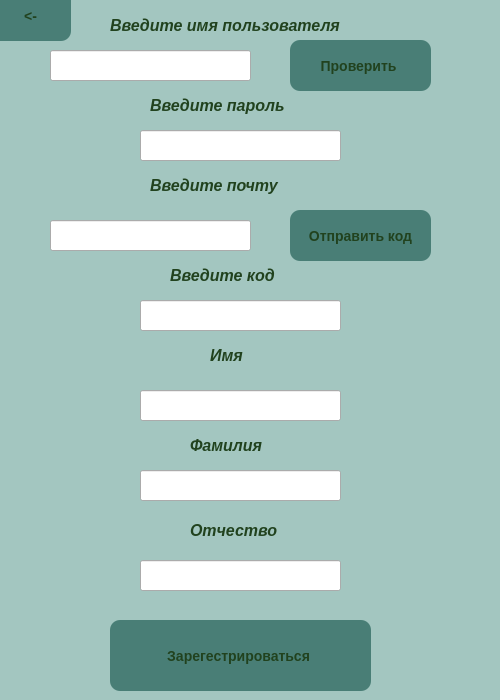
<?xml version="1.0" encoding="UTF-8"?>
<ui version="4.0">
 <class>Form</class>
 <widget class="QWidget" name="Form">
  <property name="geometry">
   <rect>
    <x>0</x>
    <y>0</y>
    <width>500</width>
    <height>700</height>
   </rect>
  </property>
  <property name="minimumSize">
   <size>
    <width>500</width>
    <height>700</height>
   </size>
  </property>
  <property name="maximumSize">
   <size>
    <width>500</width>
    <height>700</height>
   </size>
  </property>
  <property name="font">
   <font>
    <pointsize>12</pointsize>
   </font>
  </property>
  <property name="cursor">
   <cursorShape>PointingHandCursor</cursorShape>
  </property>
  <property name="windowTitle">
   <string>Form</string>
  </property>
  <widget class="QLabel" name="label">
   <property name="geometry">
    <rect>
     <x>110</x>
     <y>10</y>
     <width>351</width>
     <height>31</height>
    </rect>
   </property>
   <property name="font">
    <font>
     <pointsize>12</pointsize>
    </font>
   </property>
   <property name="styleSheet">
    <string notr="true">
color:#21421e;
</string>
   </property>
   <property name="text">
    <string>&lt;html&gt;&lt;head/&gt;&lt;body&gt;&lt;p&gt;&lt;span style=&quot; font-weight:600; font-style:italic;&quot;&gt;Введите имя пользователя&lt;/span&gt;&lt;/p&gt;&lt;/body&gt;&lt;/html&gt;</string>
   </property>
  </widget>
  <widget class="QLineEdit" name="code">
   <property name="geometry">
    <rect>
     <x>140</x>
     <y>300</y>
     <width>201</width>
     <height>31</height>
    </rect>
   </property>
   <property name="text">
    <string/>
   </property>
  </widget>
  <widget class="QPushButton" name="check_nick">
   <property name="geometry">
    <rect>
     <x>290</x>
     <y>40</y>
     <width>141</width>
     <height>51</height>
    </rect>
   </property>
   <property name="font">
    <font>
     <pointsize>-1</pointsize>
     <weight>75</weight>
     <italic>false</italic>
     <bold>true</bold>
    </font>
   </property>
   <property name="cursor">
    <cursorShape>PointingHandCursor</cursorShape>
   </property>
   <property name="styleSheet">
    <string notr="true">background-color:#497e76;
color:#21421e;
border-stule:outset;
border-width:2px;
border-radius:10px;
border-color:white;
font:bold 14px;
padding:10px;
min-width:10px;
</string>
   </property>
   <property name="text">
    <string>Проверить </string>
   </property>
  </widget>
  <widget class="QLabel" name="label_2">
   <property name="geometry">
    <rect>
     <x>150</x>
     <y>90</y>
     <width>201</width>
     <height>31</height>
    </rect>
   </property>
   <property name="styleSheet">
    <string notr="true">
color:#21421e;
</string>
   </property>
   <property name="text">
    <string>&lt;html&gt;&lt;head/&gt;&lt;body&gt;&lt;p&gt;&lt;span style=&quot; font-weight:600; font-style:italic;&quot;&gt;Введите пароль&lt;/span&gt;&lt;/p&gt;&lt;/body&gt;&lt;/html&gt;</string>
   </property>
  </widget>
  <widget class="QLineEdit" name="mail">
   <property name="geometry">
    <rect>
     <x>50</x>
     <y>220</y>
     <width>201</width>
     <height>31</height>
    </rect>
   </property>
  </widget>
  <widget class="QLabel" name="label_3">
   <property name="geometry">
    <rect>
     <x>150</x>
     <y>170</y>
     <width>241</width>
     <height>31</height>
    </rect>
   </property>
   <property name="styleSheet">
    <string notr="true">
color:#21421e;
</string>
   </property>
   <property name="text">
    <string>&lt;html&gt;&lt;head/&gt;&lt;body&gt;&lt;p&gt;&lt;span style=&quot; font-size:12pt; font-weight:600; font-style:italic;&quot;&gt;Введите почту&lt;/span&gt;&lt;/p&gt;&lt;/body&gt;&lt;/html&gt;</string>
   </property>
  </widget>
  <widget class="QLineEdit" name="passw">
   <property name="geometry">
    <rect>
     <x>140</x>
     <y>130</y>
     <width>201</width>
     <height>31</height>
    </rect>
   </property>
  </widget>
  <widget class="QPushButton" name="send_code">
   <property name="geometry">
    <rect>
     <x>290</x>
     <y>210</y>
     <width>141</width>
     <height>51</height>
    </rect>
   </property>
   <property name="styleSheet">
    <string notr="true">background-color:#497e76;
color:#21421e;
border-stule:outset;
border-width:2px;
border-radius:10px;
border-color:white;
font:bold 14px;
padding:10px;
min-width:10px;
</string>
   </property>
   <property name="text">
    <string>Отправить код</string>
   </property>
  </widget>
  <widget class="QLineEdit" name="nick">
   <property name="geometry">
    <rect>
     <x>50</x>
     <y>50</y>
     <width>201</width>
     <height>31</height>
    </rect>
   </property>
  </widget>
  <widget class="QLabel" name="label_4">
   <property name="geometry">
    <rect>
     <x>170</x>
     <y>260</y>
     <width>171</width>
     <height>31</height>
    </rect>
   </property>
   <property name="styleSheet">
    <string notr="true">
color:#21421e;
</string>
   </property>
   <property name="text">
    <string>&lt;html&gt;&lt;head/&gt;&lt;body&gt;&lt;p&gt;&lt;span style=&quot; font-size:12pt; font-weight:600; font-style:italic;&quot;&gt;Введите код&lt;/span&gt;&lt;/p&gt;&lt;/body&gt;&lt;/html&gt;</string>
   </property>
  </widget>
  <widget class="QLabel" name="label_5">
   <property name="geometry">
    <rect>
     <x>210</x>
     <y>340</y>
     <width>111</width>
     <height>31</height>
    </rect>
   </property>
   <property name="styleSheet">
    <string notr="true">
color:#21421e;
</string>
   </property>
   <property name="text">
    <string>&lt;html&gt;&lt;head/&gt;&lt;body&gt;&lt;p&gt;&lt;span style=&quot; font-size:12pt; font-weight:600; font-style:italic;&quot;&gt;Имя &lt;/span&gt;&lt;/p&gt;&lt;/body&gt;&lt;/html&gt;</string>
   </property>
  </widget>
  <widget class="QLabel" name="label_6">
   <property name="geometry">
    <rect>
     <x>190</x>
     <y>430</y>
     <width>151</width>
     <height>31</height>
    </rect>
   </property>
   <property name="styleSheet">
    <string notr="true">
color:#21421e;
</string>
   </property>
   <property name="text">
    <string>&lt;html&gt;&lt;head/&gt;&lt;body&gt;&lt;p&gt;&lt;span style=&quot; font-size:12pt; font-weight:600; font-style:italic;&quot;&gt;Фамилия&lt;/span&gt;&lt;/p&gt;&lt;/body&gt;&lt;/html&gt;</string>
   </property>
  </widget>
  <widget class="QLabel" name="label_7">
   <property name="geometry">
    <rect>
     <x>190</x>
     <y>510</y>
     <width>161</width>
     <height>41</height>
    </rect>
   </property>
   <property name="styleSheet">
    <string notr="true">
color:#21421e;
</string>
   </property>
   <property name="text">
    <string>&lt;html&gt;&lt;head/&gt;&lt;body&gt;&lt;p&gt;&lt;span style=&quot; font-size:12pt; font-weight:600; font-style:italic;&quot;&gt;Отчество&lt;/span&gt;&lt;/p&gt;&lt;/body&gt;&lt;/html&gt;</string>
   </property>
  </widget>
  <widget class="QLineEdit" name="name">
   <property name="geometry">
    <rect>
     <x>140</x>
     <y>390</y>
     <width>201</width>
     <height>31</height>
    </rect>
   </property>
  </widget>
  <widget class="QLineEdit" name="mname">
   <property name="geometry">
    <rect>
     <x>140</x>
     <y>560</y>
     <width>201</width>
     <height>31</height>
    </rect>
   </property>
  </widget>
  <widget class="QLineEdit" name="Sname">
   <property name="geometry">
    <rect>
     <x>140</x>
     <y>470</y>
     <width>201</width>
     <height>31</height>
    </rect>
   </property>
  </widget>
  <widget class="QPushButton" name="regestratione">
   <property name="geometry">
    <rect>
     <x>110</x>
     <y>620</y>
     <width>261</width>
     <height>71</height>
    </rect>
   </property>
   <property name="styleSheet">
    <string notr="true">background-color:#497e76;
color:#21421e;
border-stule:outset;
border-width:2px;
border-radius:10px;
border-color:white;
font:bold 14px;
padding:10px;
min-width:10px;
</string>
   </property>
   <property name="text">
    <string>Зарегестрироваться </string>
   </property>
  </widget>
  <widget class="QPushButton" name="back">
   <property name="geometry">
    <rect>
     <x>-10</x>
     <y>-10</y>
     <width>81</width>
     <height>51</height>
    </rect>
   </property>
   <property name="styleSheet">
    <string notr="true">background-color:#497e76;
color:#21421e;
border-stule:outset;
border-width:2px;
border-radius:10px;
border-color:white;
font:bold 14px;
padding:10px;
min-width:10px;
</string>
   </property>
   <property name="text">
    <string>&lt;-</string>
   </property>
  </widget>
  <widget class="QLabel" name="label_8">
   <property name="geometry">
    <rect>
     <x>-30</x>
     <y>0</y>
     <width>681</width>
     <height>751</height>
    </rect>
   </property>
   <property name="styleSheet">
    <string notr="true">background-color:#a3c6c0;
color:#20603d;
border-stule:outset;
border-width:2px;
border-radius:10px;
border-color:white;
font:bold 14px;
padding:10px;
min-width:10px;
</string>
   </property>
   <property name="text">
    <string/>
   </property>
  </widget>
  <zorder>label_8</zorder>
  <zorder>label</zorder>
  <zorder>code</zorder>
  <zorder>check_nick</zorder>
  <zorder>label_2</zorder>
  <zorder>mail</zorder>
  <zorder>label_3</zorder>
  <zorder>passw</zorder>
  <zorder>send_code</zorder>
  <zorder>nick</zorder>
  <zorder>label_4</zorder>
  <zorder>label_5</zorder>
  <zorder>label_6</zorder>
  <zorder>label_7</zorder>
  <zorder>name</zorder>
  <zorder>mname</zorder>
  <zorder>Sname</zorder>
  <zorder>regestratione</zorder>
  <zorder>back</zorder>
 </widget>
 <resources/>
 <connections/>
</ui>
